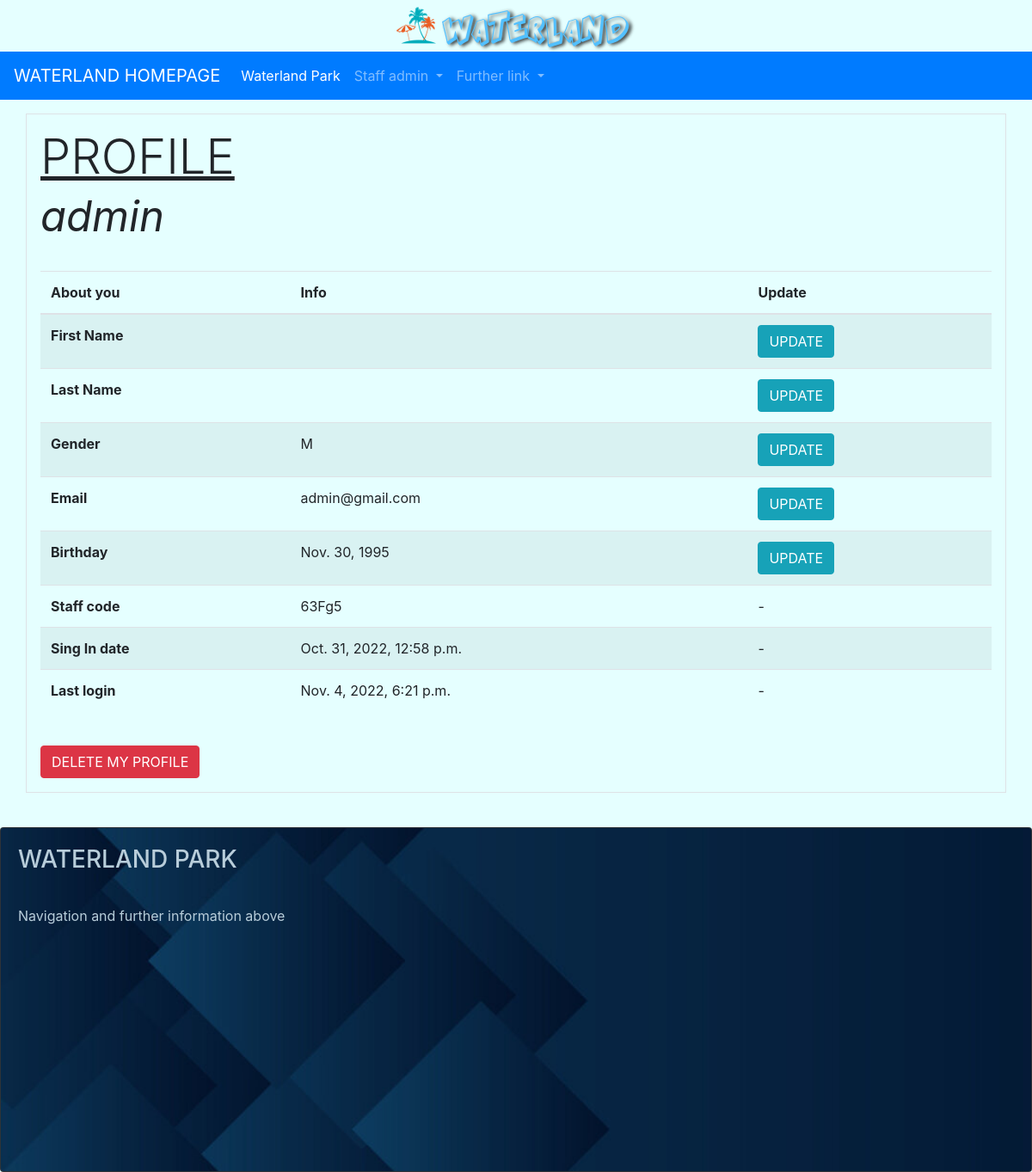
The page /userpark/user_profile/ (signed in) on the database as committed earlier.
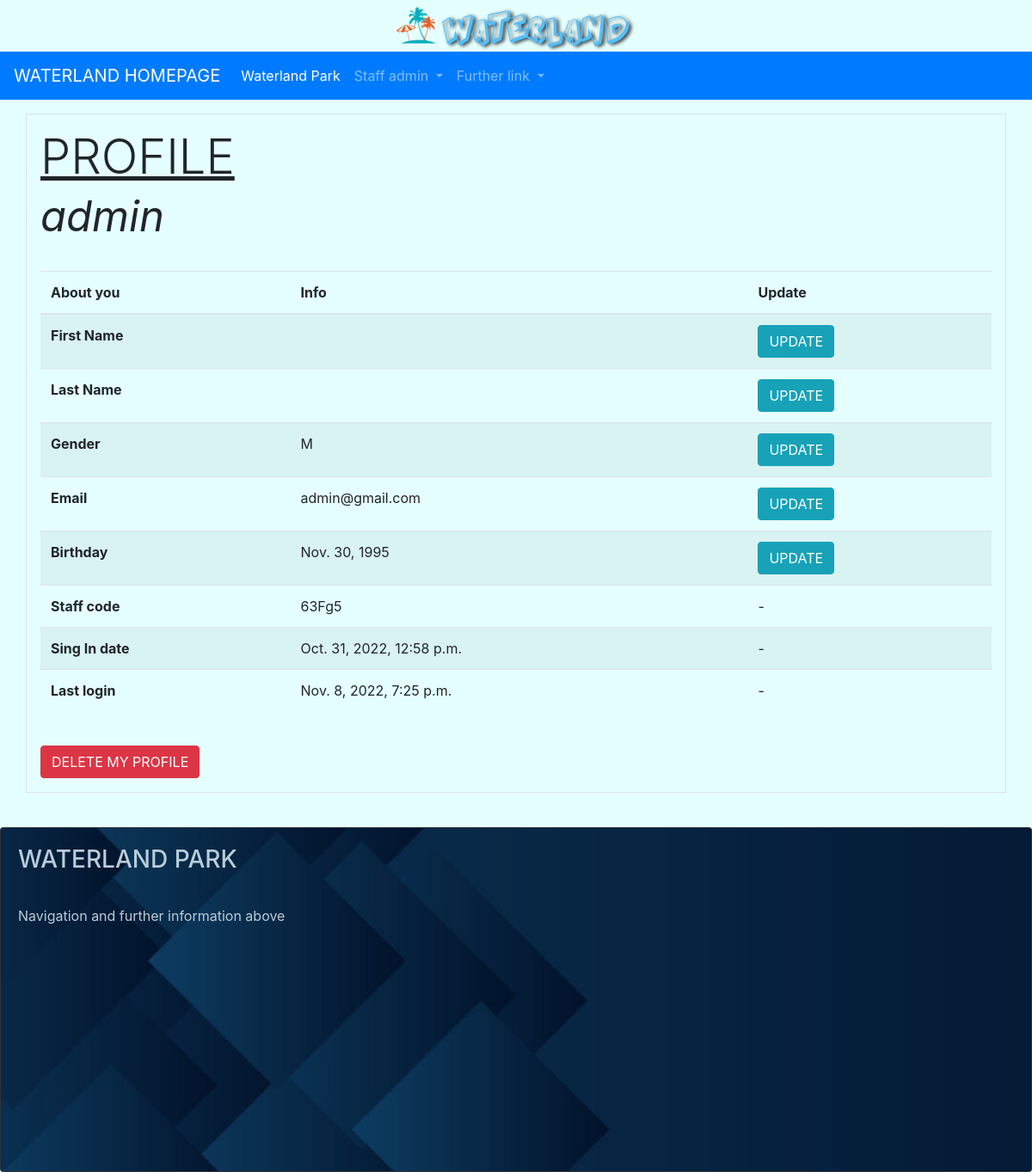
The same page on the database as committed later.
### userpark/models.py (models this page shows, shortened)
class User(AbstractUser):
    GENDER_CHOICES = (
        ('M', 'Male'),
        ('F', 'Female'),
    )
    gender = models.CharField(max_length=1, choices=GENDER_CHOICES, help_text="Are you male or female?", null=True, default=None)
    birth_date = models.DateField(help_text="Place your birthday here", null=True,
                                  validators=[MaxValueValidator(limit_value=date.today()-timedelta(days=(365*7))),
                                              MinValueValidator(limit_value=date.today()-timedelta(days=(365*100)))], default=None)
    staff_assigned_code = models.CharField(max_length=5, help_text="Place your staff code here", null=True, unique=True, default=None)
    is_staff_member = models.BooleanField(default=False)
    propic = models.ImageField(upload_to=media_directory_path, blank=True, null=True,
                               default=None, help_text='Add your profile picture here', verbose_name='Picture Profile')
    slug = models.SlugField(null=False, unique=True)  # max length disabled

### userpark/views.py (the view)
# urls.py: path('user_profile/', UserProfileView.as_view(), name='user-profile'),
class UserProfileView(LoginRequiredMixin, TemplateView):
    template_name = 'userpark/profile/profile_detail.html'
    login_url = 'userpark:login'          # Redirect Login needed
    redirect_field_name = 'redirect_to'

### userpark/templates/userpark/profile/profile_detail.html (shortened to what this page needs)
{% extends 'navbase.html' %}
{% load static %}
{% block bodybase %}
    <div class="container p-3 my-3 border">
        <h1 class="display-4"><u>PROFILE</u><br><em><small>{{ user.username }}</small></em></h1><br>
        <table class="table table-striped">
        <thead>
        <tr>
        <th scope="col">About you</th>
        <th scope="col">Info</th>
        <th scope="col">Update</th>
        </tr>
        </thead>
        <tbody>
        <tr>
        <th scope="row">First Name</th>
        <td>{{ user.first_name }}</td>
        <td><a href="{% url 'userpark:user-profile-update-firstname' user.slug %}"><button type="button" class="btn btn-info">UPDATE</button></a></td>
        </tr>
        <tr>
        <th scope="row">Last Name</th>
        <td>{{ user.last_name }}</td>
        <td><a href="{% url 'userpark:user-profile-update-lastname' user.slug %}"><button type="button" class="btn btn-info">UPDATE</button></a></td>
        </tr>
        <tr>
        <th scope="row">Gender</th>
        <td>{{ user.gender }}</td>
        <td><a href="{% url 'userpark:user-profile-update-gender' user.slug %}"><button type="button" class="btn btn-info">UPDATE</button></a></td>
        </tr>
        <tr>
        <th scope="row">Email</th>
        <td>{{ user.email }}</td>
        <td><a href="{% url 'userpark:user-profile-update-email' user.slug %}"><button type="button" class="btn btn-info">UPDATE</button></a></td>
        </tr>
        <tr>
        <th scope="row">Birthday</th>
        <td>{{ user.birth_date }}</td>
        <td><a href="{% url 'userpark:user-profile-update-birthdate' user.slug %}"><button type="button" class="btn btn-info">UPDATE</button></a></td>
        </tr>
        {% if user.is_staff_member %}
            <tr>
            <th scope="row">Staff code</th>
            <td>{{ user.staff_assigned_code }}</td>
            <td>-</td>
            </tr>
        {% endif %}
        <tr>
        <th scope="row">Sing In date</th>
        <td>{{ user.date_joined }}</td>
        <td>-</td>
        </tr>
        <tr>
        <th scope="row">Last login</th>
        <td>{{ user.last_login }}</td>
        <td>-</td>
        </tr>
        </tbody>
        </table>
    <br>
    <a href="{% url 'userpark:user-profile-delete' user.slug %}"> <button type="button" class="btn btn-danger">DELETE MY PROFILE</button> </a>
    </div>
    <br>
{% endblock %}

### templates/navbase.html (shortened to what this page needs)
{% extends 'base.html' %}
{% load static %}
{% block head %}
    <nav class="navbar navbar-expand-lg navbar navbar-dark bg-primary">
      <a class="navbar-brand" href="{% url 'home' %}">WATERLAND HOMEPAGE</a>
      <div class="collapse navbar-collapse" id="navbarNavDropdown">
        <ul class="navbar-nav">
          <li class="nav-item active">
            <a class="nav-link" href="{% url 'waterland-park-info-showcase' %}">Waterland Park <span class="sr-only">(current)</span></a>
          </li>
          {% if user.is_authenticated %}
              {% if user.is_staff_member %}
                <li class="nav-item dropdown">
                <a class="nav-link dropdown-toggle" href="#" id="navbarDropdownMenuLink" role="button" data-toggle="dropdown" aria-expanded="false">
                Staff {{ user.username }}
                </a>
                </li>
          {% endif %}
          {% endif %}
          <li class="nav-item dropdown">
            <a class="nav-link dropdown-toggle" href="#" id="navbarDropdownMenuLink" role="button" data-toggle="dropdown" aria-expanded="false">
              Further link
            </a>
          </li>
        </ul>
      </div>
    </nav>
{% endblock %}
{% block body %}
    {% block bodybase %}{% endblock %}
        <footer>
            <div class="card bg-dark text-white">
              <img src="{% static 'img/footer.jpg' %}" class="card-img" alt="footerimg">
              <div class="card-img-overlay">
                <h3 class="card-title" style="color:#b8cdda ; ">WATERLAND PARK</h3>
                  <br>
                <p class="card-text" style="color:#b8cdda ; ">Navigation and further information above</p>
              </div>
            </div>
        </footer>
{% endblock %}

Rows that differ between the two databases and show on the page:
changed User "admin": last_login "Nov. 4, 2022, 6:21 p.m." → "Nov. 8, 2022, 7:25 p.m."
